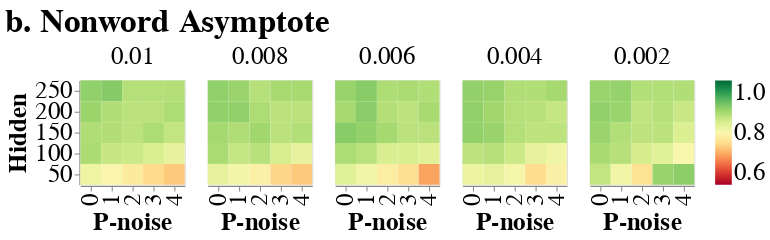

The notebook cell saved with this chart:
### Markdown cell above
## Nonword asymptote

### Code cell
r2 = fig2(
    df_growth_nonword,
    title="b. Nonword Asymptote",
    var="max_acc",
    color_scheme="redyellowgreen",
    domain=(0.6, 1),
    font_size=24,
    epsilon_label="",
)

r2

### Figure 1 — Vega-Lite specification as saved in the notebook (floating-point values rounded to 4 significant figures)
{"config": {"view": {"continuousWidth": 400, "continuousHeight": 300}, "axis": {"labelFontSize": 24, "titleFontSize": 24}, "header": {"labelFontSize": 24, "titleFontSize": 24}, "legend": {"labelFontSize": 24, "titleFontSize": 24}, "title": {"font": "serif", "fontSize": 32, "fontStyle": "normal"}}, "data": {"name": "data-bb86278be48bece14560003f93237fa5"}, "mark": "rect", "encoding": {"color": {"type": "quantitative", "field": "max_acc", "scale": {"domain": [0.6, 1], "scheme": "redyellowgreen"}, "title": null}, "column": {"type": "ordinal", "field": "learning_rate", "sort": "descending", "title": ""}, "x": {"type": "ordinal", "field": "p_noise", "title": "P-noise"}, "y": {"type": "ordinal", "field": "hidden_units", "sort": "descending", "title": "Hidden"}}, "title": "b. Nonword Asymptote", "$schema": "https://vega.github.io/schema/vega-lite/v4.8.1.json", "datasets": {"data-bb86278be48bece14560003f93237fa5": [{"hidden_units": 50.0, "p_noise": 0.0, "learning_rate": 0.002, "code_name": 64760000.0, "cleanup_units": 15.0, "mse": 0.001859, "max_acc": 0.8558, "k": 11.43, "x0": 0.02602, "growth": 2.507}, {"hidden_units": 50.0, "p_noise": 0.0, "learning_rate": 0.004, "code_name": 64760000.0, "cleanup_units": 15.0, "mse": 0.002915, "max_acc": 0.8159, "k": 28.59, "x0": 0.01621, "growth": 3.376}, {"hidden_units": 50.0, "p_noise": 0.0, "learning_rate": 0.006, "code_name": 64760000.0, "cleanup_units": 15.0, "mse": 0.003041, "max_acc": 0.828, "k": 39.88, "x0": 0.008873, "growth": 3.696}, {"hidden_units": 50.0, "p_noise": 0.0, "learning_rate": 0.008, "code_name": 64760000.0, "cleanup_units": 15.0, "mse": 0.003206, "max_acc": 0.8221, "k": 55.09, "x0": 0.007872, "growth": 4.01}, {"hidden_units": 50.0, "p_noise": 0.0, "learning_rate": 0.01, "code_name": 64760000.0, "cleanup_units": 15.0, "mse": 0.002901, "max_acc": 0.8145, "k": 81.21, "x0": 0.007112, "growth": 4.361}, {"hidden_units": 50.0, "p_noise": 1.0, "learning_rate": 0.002, "code_name": 64760000.0, "cleanup_units": 15.0, "mse": 0.001667, "max_acc": 0.8097, "k": 6.201, "x0": 0.05919, "growth": 1.964}, {"hidden_units": 50.0, "p_noise": 1.0, "learning_rate": 0.004, "code_name": 64760000.0, "cleanup_units": 15.0, "mse": 0.001737, "max_acc": 0.8239, "k": 11.79, "x0": 0.02979, "growth": 2.527}, {"hidden_units": 50.0, "p_noise": 1.0, "learning_rate": 0.006, "code_name": 64760000.0, "cleanup_units": 15.0, "mse": 0.002354, "max_acc": 0.8089, "k": 21.03, "x0": 0.02156, "growth": 3.082}, {"hidden_units": 50.0, "p_noise": 1.0, "learning_rate": 0.008, "code_name": 64760000.0, "cleanup_units": 15.0, "mse": 0.002709, "max_acc": 0.8067, "k": 28.7, "x0": 0.01553, "growth": 3.371}, {"hidden_units": 50.0, "p_noise": 1.0, "learning_rate": 0.01, "code_name": 64760000.0, "cleanup_units": 15.0, "mse": 0.002862, "max_acc": 0.7973, "k": 35.55, "x0": 0.01073, "growth": 3.587}, {"hidden_units": 50.0, "p_noise": 2.0, "learning_rate": 0.002, "code_name": 64760000.0, "cleanup_units": 15.0, "mse": 0.001563, "max_acc": 0.767, "k": 4.149, "x0": 0.1508, "growth": 1.624}, {"hidden_units": 50.0, "p_noise": 2.0, "learning_rate": 0.004, "code_name": 64760000.0, "cleanup_units": 15.0, "mse": 0.001467, "max_acc": 0.8032, "k": 7.012, "x0": 0.06768, "growth": 2.062}, {"hidden_units": 50.0, "p_noise": 2.0, "learning_rate": 0.006, "code_name": 64760000.0, "cleanup_units": 15.0, "mse": 0.002066, "max_acc": 0.7859, "k": 10.2, "x0": 0.04194, "growth": 2.386}, {"hidden_units": 50.0, "p_noise": 2.0, "learning_rate": 0.008, "code_name": 64760000.0, "cleanup_units": 15.0, "mse": 0.002663, "max_acc": 0.7909, "k": 15.97, "x0": 0.03134, "growth": 2.815}, {"hidden_units": 50.0, "p_noise": 2.0, "learning_rate": 0.01, "code_name": 64760000.0, "cleanup_units": 15.0, "mse": 0.002838, "max_acc": 0.7794, "k": 22.49, "x0": 0.02449, "growth": 3.139}, {"hidden_units": 50.0, "p_noise": 3.0, "learning_rate": 0.002, "code_name": 64760000.0, "cleanup_units": 15.0, "mse": 0.001613, "max_acc": 0.8868, "k": 1.871, "x0": 0.2752, "growth": 1.031}, {"hidden_units": 50.0, "p_noise": 3.0, "learning_rate": 0.004, "code_name": 64760000.0, "cleanup_units": 15.0, "mse": 0.001697, "max_acc": 0.7624, "k": 5.201, "x0": 0.1309, "growth": 1.787}, {"hidden_units": 50.0, "p_noise": 3.0, "learning_rate": 0.006, "code_name": 64760000.0, "cleanup_units": 15.0, "mse": 0.002048, "max_acc": 0.7645, "k": 6.826, "x0": 0.07287, "growth": 2.024}, {"hidden_units": 50.0, "p_noise": 3.0, "learning_rate": 0.008, "code_name": 64760000.0, "cleanup_units": 15.0, "mse": 0.002555, "max_acc": 0.7545, "k": 9.084, "x0": 0.05362, "growth": 2.294}, {"hidden_units": 50.0, "p_noise": 3.0, "learning_rate": 0.01, "code_name": 64760000.0, "cleanup_units": 15.0, "mse": 0.001913, "max_acc": 0.7589, "k": 12.22, "x0": 0.04233, "growth": 2.563}, {"hidden_units": 50.0, "p_noise": 4.0, "learning_rate": 0.002, "code_name": 64760000.0, "cleanup_units": 15.0, "mse": 0.0009614, "max_acc": 0.8945, "k": 1.14, "x0": 0.3814, "growth": 0.7034}, {"hidden_units": 50.0, "p_noise": 4.0, "learning_rate": 0.004, "code_name": 64760000.0, "cleanup_units": 15.0, "mse": 0.001423, "max_acc": 0.7887, "k": 2.854, "x0": 0.1874, "growth": 1.323}, {"hidden_units": 50.0, "p_noise": 4.0, "learning_rate": 0.006, "code_name": 64760000.0, "cleanup_units": 15.0, "mse": 0.001722, "max_acc": 0.7148, "k": 5.401, "x0": 0.1227, "growth": 1.784}, {"hidden_units": 50.0, "p_noise": 4.0, "learning_rate": 0.008, "code_name": 64760000.0, "cleanup_units": 15.0, "mse": 0.001851, "max_acc": 0.7443, "k": 6.382, "x0": 0.07487, "growth": 1.98}, {"hidden_units": 50.0, "p_noise": 4.0, "learning_rate": 0.01, "code_name": 64760000.0, "cleanup_units": 15.0, "mse": 0.002477, "max_acc": 0.7442, "k": 8.411, "x0": 0.06442, "growth": 2.228}, {"hidden_units": 100.0, "p_noise": 0.0, "learning_rate": 0.002, "code_name": 64760000.0, "cleanup_units": 15.0, "mse": 0.002661, "max_acc": 0.8754, "k": 12.94, "x0": 0.02143, "growth": 2.621}, {"hidden_units": 100.0, "p_noise": 0.0, "learning_rate": 0.004, "code_name": 64760000.0, "cleanup_units": 15.0, "mse": 0.00269, "max_acc": 0.8605, "k": 27.87, "x0": 0.009936, "growth": 3.348}, {"hidden_units": 100.0, "p_noise": 0.0, "learning_rate": 0.006, "code_name": 64760000.0, "cleanup_units": 15.0, "mse": 0.002928, "max_acc": 0.8734, "k": 43.96, "x0": 0.007827, "growth": 3.795}, {"hidden_units": 100.0, "p_noise": 0.0, "learning_rate": 0.008, "code_name": 64760000.0, "cleanup_units": 15.0, "mse": 0.002771, "max_acc": 0.8742, "k": 60.46, "x0": 0.007, "growth": 4.107}, {"hidden_units": 100.0, "p_noise": 0.0, "learning_rate": 0.01, "code_name": 64760000.0, "cleanup_units": 15.0, "mse": 0.002616, "max_acc": 0.8746, "k": 77.94, "x0": 0.005857, "growth": 4.345}, {"hidden_units": 100.0, "p_noise": 1.0, "learning_rate": 0.002, "code_name": 64760000.0, "cleanup_units": 15.0, "mse": 0.00171, "max_acc": 0.8647, "k": 8.236, "x0": 0.04065, "growth": 2.216}, {"hidden_units": 100.0, "p_noise": 1.0, "learning_rate": 0.004, "code_name": 64760000.0, "cleanup_units": 15.0, "mse": 0.001862, "max_acc": 0.8654, "k": 18.48, "x0": 0.02067, "growth": 2.957}, {"hidden_units": 100.0, "p_noise": 1.0, "learning_rate": 0.006, "code_name": 64760000.0, "cleanup_units": 15.0, "mse": 0.002021, "max_acc": 0.8627, "k": 27.76, "x0": 0.01306, "growth": 3.35}, {"hidden_units": 100.0, "p_noise": 1.0, "learning_rate": 0.008, "code_name": 64760000.0, "cleanup_units": 15.0, "mse": 0.002315, "max_acc": 0.854, "k": 36.31, "x0": 0.009, "growth": 3.598}, {"hidden_units": 100.0, "p_noise": 1.0, "learning_rate": 0.01, "code_name": 64760000.0, "cleanup_units": 15.0, "mse": 0.001957, "max_acc": 0.8521, "k": 46.6, "x0": 0.007703, "growth": 3.847}, {"hidden_units": 100.0, "p_noise": 2.0, "learning_rate": 0.002, "code_name": 64760000.0, "cleanup_units": 15.0, "mse": 0.001708, "max_acc": 0.8417, "k": 6.629, "x0": 0.06152, "growth": 2.021}, {"hidden_units": 100.0, "p_noise": 2.0, "learning_rate": 0.004, "code_name": 64760000.0, "cleanup_units": 15.0, "mse": 0.001405, "max_acc": 0.8488, "k": 13.68, "x0": 0.03378, "growth": 2.677}, {"hidden_units": 100.0, "p_noise": 2.0, "learning_rate": 0.006, "code_name": 64760000.0, "cleanup_units": 15.0, "mse": 0.001522, "max_acc": 0.838, "k": 22.19, "x0": 0.02127, "growth": 3.132}, {"hidden_units": 100.0, "p_noise": 2.0, "learning_rate": 0.008, "code_name": 64760000.0, "cleanup_units": 15.0, "mse": 0.002031, "max_acc": 0.8636, "k": 26.35, "x0": 0.01526, "growth": 3.295}, {"hidden_units": 100.0, "p_noise": 2.0, "learning_rate": 0.01, "code_name": 64760000.0, "cleanup_units": 15.0, "mse": 0.001917, "max_acc": 0.8484, "k": 32.57, "x0": 0.01009, "growth": 3.494}, {"hidden_units": 100.0, "p_noise": 3.0, "learning_rate": 0.002, "code_name": 64760000.0, "cleanup_units": 15.0, "mse": 0.001374, "max_acc": 0.8277, "k": 5.419, "x0": 0.102, "growth": 1.851}, {"hidden_units": 100.0, "p_noise": 3.0, "learning_rate": 0.004, "code_name": 64760000.0, "cleanup_units": 15.0, "mse": 0.001631, "max_acc": 0.8233, "k": 9.845, "x0": 0.05105, "growth": 2.375}, {"hidden_units": 100.0, "p_noise": 3.0, "learning_rate": 0.006, "code_name": 64760000.0, "cleanup_units": 15.0, "mse": 0.001596, "max_acc": 0.8378, "k": 15.5, "x0": 0.03152, "growth": 2.793}, {"hidden_units": 100.0, "p_noise": 3.0, "learning_rate": 0.008, "code_name": 64760000.0, "cleanup_units": 15.0, "mse": 0.001767, "max_acc": 0.8406, "k": 23.02, "x0": 0.02363, "growth": 3.167}, {"hidden_units": 100.0, "p_noise": 3.0, "learning_rate": 0.01, "code_name": 64760000.0, "cleanup_units": 15.0, "mse": 0.001665, "max_acc": 0.8377, "k": 28.9, "x0": 0.01896, "growth": 3.386}, {"hidden_units": 100.0, "p_noise": 4.0, "learning_rate": 0.002, "code_name": 64760000.0, "cleanup_units": 15.0, "mse": 0.001684, "max_acc": 0.8005, "k": 4.717, "x0": 0.1629, "growth": 1.725}, {"hidden_units": 100.0, "p_noise": 4.0, "learning_rate": 0.004, "code_name": 64760000.0, "cleanup_units": 15.0, "mse": 0.00127, "max_acc": 0.8108, "k": 7.968, "x0": 0.07049, "growth": 2.181}, {"hidden_units": 100.0, "p_noise": 4.0, "learning_rate": 0.006, "code_name": 64760000.0, "cleanup_units": 15.0, "mse": 0.001754, "max_acc": 0.8272, "k": 11.91, "x0": 0.04488, "growth": 2.54}, {"hidden_units": 100.0, "p_noise": 4.0, "learning_rate": 0.008, "code_name": 64760000.0, "cleanup_units": 15.0, "mse": 0.001659, "max_acc": 0.8204, "k": 17.42, "x0": 0.03297, "growth": 2.902}, {"hidden_units": 100.0, "p_noise": 4.0, "learning_rate": 0.01, "code_name": 64760000.0, "cleanup_units": 15.0, "mse": 0.002137, "max_acc": 0.821, "k": 24.03, "x0": 0.02505, "growth": 3.195}, {"hidden_units": 150.0, "p_noise": 0.0, "learning_rate": 0.002, "code_name": 64760000.0, "cleanup_units": 15.0, "mse": 0.002474, "max_acc": 0.8858, "k": 14.99, "x0": 0.01906, "growth": 2.754}, {"hidden_units": 150.0, "p_noise": 0.0, "learning_rate": 0.004, "code_name": 64760000.0, "cleanup_units": 15.0, "mse": 0.002976, "max_acc": 0.8915, "k": 28.58, "x0": 0.008844, "growth": 3.377}, {"hidden_units": 150.0, "p_noise": 0.0, "learning_rate": 0.006, "code_name": 64760000.0, "cleanup_units": 15.0, "mse": 0.00295, "max_acc": 0.8973, "k": 44.19, "x0": 0.006476, "growth": 3.79}, {"hidden_units": 150.0, "p_noise": 0.0, "learning_rate": 0.008, "code_name": 64760000.0, "cleanup_units": 15.0, "mse": 0.00275, "max_acc": 0.8782, "k": 56.66, "x0": 0.005152, "growth": 4.037}, {"hidden_units": 150.0, "p_noise": 0.0, "learning_rate": 0.01, "code_name": 64760000.0, "cleanup_units": 15.0, "mse": 0.002734, "max_acc": 0.8705, "k": 86.03, "x0": 0.005431, "growth": 4.425}, {"hidden_units": 150.0, "p_noise": 1.0, "learning_rate": 0.002, "code_name": 64760000.0, "cleanup_units": 15.0, "mse": 0.001703, "max_acc": 0.868, "k": 9.455, "x0": 0.03172, "growth": 2.324}, {"hidden_units": 150.0, "p_noise": 1.0, "learning_rate": 0.004, "code_name": 64760000.0, "cleanup_units": 15.0, "mse": 0.001869, "max_acc": 0.8865, "k": 19.87, "x0": 0.01614, "growth": 3.026}, {"hidden_units": 150.0, "p_noise": 1.0, "learning_rate": 0.006, "code_name": 64760000.0, "cleanup_units": 15.0, "mse": 0.001748, "max_acc": 0.8893, "k": 29.07, "x0": 0.01009, "growth": 3.392}, {"hidden_units": 150.0, "p_noise": 1.0, "learning_rate": 0.008, "code_name": 64760000.0, "cleanup_units": 15.0, "mse": 0.002124, "max_acc": 0.8705, "k": 37.64, "x0": 0.007874, "growth": 3.648}, {"hidden_units": 150.0, "p_noise": 1.0, "learning_rate": 0.01, "code_name": 64760000.0, "cleanup_units": 15.0, "mse": 0.002625, "max_acc": 0.8682, "k": 50.41, "x0": 0.00718, "growth": 3.907}, {"hidden_units": 150.0, "p_noise": 2.0, "learning_rate": 0.002, "code_name": 64760000.0, "cleanup_units": 15.0, "mse": 0.001991, "max_acc": 0.8596, "k": 7.392, "x0": 0.04612, "growth": 2.113}, {"hidden_units": 150.0, "p_noise": 2.0, "learning_rate": 0.004, "code_name": 64760000.0, "cleanup_units": 15.0, "mse": 0.001708, "max_acc": 0.8669, "k": 16.37, "x0": 0.02339, "growth": 2.842}, {"hidden_units": 150.0, "p_noise": 2.0, "learning_rate": 0.006, "code_name": 64760000.0, "cleanup_units": 15.0, "mse": 0.002025, "max_acc": 0.8787, "k": 24.18, "x0": 0.01535, "growth": 3.214}, {"hidden_units": 150.0, "p_noise": 2.0, "learning_rate": 0.008, "code_name": 64760000.0, "cleanup_units": 15.0, "mse": 0.002026, "max_acc": 0.8819, "k": 30.92, "x0": 0.0104, "growth": 3.453}, {"hidden_units": 150.0, "p_noise": 2.0, "learning_rate": 0.01, "code_name": 64760000.0, "cleanup_units": 15.0, "mse": 0.001652, "max_acc": 0.8615, "k": 39.73, "x0": 0.008576, "growth": 3.695}, {"hidden_units": 150.0, "p_noise": 3.0, "learning_rate": 0.002, "code_name": 64760000.0, "cleanup_units": 15.0, "mse": 0.001642, "max_acc": 0.8613, "k": 6.602, "x0": 0.063, "growth": 2.024}, {"hidden_units": 150.0, "p_noise": 3.0, "learning_rate": 0.004, "code_name": 64760000.0, "cleanup_units": 15.0, "mse": 0.001822, "max_acc": 0.8593, "k": 13.02, "x0": 0.03372, "growth": 2.623}, {"hidden_units": 150.0, "p_noise": 3.0, "learning_rate": 0.006, "code_name": 64760000.0, "cleanup_units": 15.0, "mse": 0.002033, "max_acc": 0.8622, "k": 21.88, "x0": 0.02179, "growth": 3.123}, {"hidden_units": 150.0, "p_noise": 3.0, "learning_rate": 0.008, "code_name": 64760000.0, "cleanup_units": 15.0, "mse": 0.00175, "max_acc": 0.8622, "k": 29.01, "x0": 0.01657, "growth": 3.388}, {"hidden_units": 150.0, "p_noise": 3.0, "learning_rate": 0.01, "code_name": 64760000.0, "cleanup_units": 15.0, "mse": 0.001951, "max_acc": 0.8722, "k": 30.72, "x0": 0.01028, "growth": 3.445}, {"hidden_units": 150.0, "p_noise": 4.0, "learning_rate": 0.002, "code_name": 64760000.0, "cleanup_units": 15.0, "mse": 0.00178, "max_acc": 0.8336, "k": 5.621, "x0": 0.08169, "growth": 1.884}, {"hidden_units": 150.0, "p_noise": 4.0, "learning_rate": 0.004, "code_name": 64760000.0, "cleanup_units": 15.0, "mse": 0.001919, "max_acc": 0.8609, "k": 9.281, "x0": 0.04242, "growth": 2.315}, {"hidden_units": 150.0, "p_noise": 4.0, "learning_rate": 0.006, "code_name": 64760000.0, "cleanup_units": 15.0, "mse": 0.00189, "max_acc": 0.8628, "k": 17.17, "x0": 0.02888, "growth": 2.892}, {"hidden_units": 150.0, "p_noise": 4.0, "learning_rate": 0.008, "code_name": 64760000.0, "cleanup_units": 15.0, "mse": 0.001608, "max_acc": 0.8681, "k": 23.05, "x0": 0.0204, "growth": 3.171}, {"hidden_units": 150.0, "p_noise": 4.0, "learning_rate": 0.01, "code_name": 64760000.0, "cleanup_units": 15.0, "mse": 0.002013, "max_acc": 0.856, "k": 29.38, "x0": 0.01557, "growth": 3.397}, {"hidden_units": 200.0, "p_noise": 0.0, "learning_rate": 0.002, "code_name": 64760000.0, "cleanup_units": 15.0, "mse": 0.002362, "max_acc": 0.8898, "k": 15.57, "x0": 0.01783, "growth": 2.793}, {"hidden_units": 200.0, "p_noise": 0.0, "learning_rate": 0.004, "code_name": 64760000.0, "cleanup_units": 15.0, "mse": 0.003151, "max_acc": 0.8912, "k": 28.08, "x0": 0.00763, "growth": 3.359}, {"hidden_units": 200.0, "p_noise": 0.0, "learning_rate": 0.006, "code_name": 64760000.0, "cleanup_units": 15.0, "mse": 0.003416, "max_acc": 0.8778, "k": 45.52, "x0": 0.006875, "growth": 3.827}, {"hidden_units": 200.0, "p_noise": 0.0, "learning_rate": 0.008, "code_name": 64760000.0, "cleanup_units": 15.0, "mse": 0.002873, "max_acc": 0.8906, "k": 60.81, "x0": 0.004355, "growth": 4.078}, {"hidden_units": 200.0, "p_noise": 0.0, "learning_rate": 0.01, "code_name": 64760000.0, "cleanup_units": 15.0, "mse": 0.003326, "max_acc": 0.8849, "k": 90.47, "x0": 0.004658, "growth": 4.413}, {"hidden_units": 200.0, "p_noise": 1.0, "learning_rate": 0.002, "code_name": 64760000.0, "cleanup_units": 15.0, "mse": 0.001394, "max_acc": 0.8861, "k": 9.191, "x0": 0.02524, "growth": 2.317}, {"hidden_units": 200.0, "p_noise": 1.0, "learning_rate": 0.004, "code_name": 64760000.0, "cleanup_units": 15.0, "mse": 0.001713, "max_acc": 0.8817, "k": 20.53, "x0": 0.01409, "growth": 3.06}, {"hidden_units": 200.0, "p_noise": 1.0, "learning_rate": 0.006, "code_name": 64760000.0, "cleanup_units": 15.0, "mse": 0.00181, "max_acc": 0.8965, "k": 28.14, "x0": 0.008575, "growth": 3.364}, {"hidden_units": 200.0, "p_noise": 1.0, "learning_rate": 0.008, "code_name": 64760000.0, "cleanup_units": 15.0, "mse": 0.001677, "max_acc": 0.8916, "k": 39.73, "x0": 0.007684, "growth": 3.697}, {"hidden_units": 200.0, "p_noise": 1.0, "learning_rate": 0.01, "code_name": 64760000.0, "cleanup_units": 15.0, "mse": 0.002468, "max_acc": 0.8696, "k": 55.2, "x0": 0.006633, "growth": 4.004}, {"hidden_units": 200.0, "p_noise": 2.0, "learning_rate": 0.002, "code_name": 64760000.0, "cleanup_units": 15.0, "mse": 0.00182, "max_acc": 0.8577, "k": 7.882, "x0": 0.03751, "growth": 2.177}, {"hidden_units": 200.0, "p_noise": 2.0, "learning_rate": 0.004, "code_name": 64760000.0, "cleanup_units": 15.0, "mse": 0.001757, "max_acc": 0.8666, "k": 16.82, "x0": 0.01985, "growth": 2.874}, {"hidden_units": 200.0, "p_noise": 2.0, "learning_rate": 0.006, "code_name": 64760000.0, "cleanup_units": 15.0, "mse": 0.001644, "max_acc": 0.8674, "k": 25.49, "x0": 0.01186, "growth": 3.264}, {"hidden_units": 200.0, "p_noise": 2.0, "learning_rate": 0.008, "code_name": 64760000.0, "cleanup_units": 15.0, "mse": 0.002244, "max_acc": 0.8724, "k": 33.81, "x0": 0.008712, "growth": 3.53}, {"hidden_units": 200.0, "p_noise": 2.0, "learning_rate": 0.01, "code_name": 64760000.0, "cleanup_units": 15.0, "mse": 0.001813, "max_acc": 0.8631, "k": 43.08, "x0": 0.007447, "growth": 3.776}, {"hidden_units": 200.0, "p_noise": 3.0, "learning_rate": 0.002, "code_name": 64760000.0, "cleanup_units": 15.0, "mse": 0.00159, "max_acc": 0.8658, "k": 7.159, "x0": 0.04978, "growth": 2.081}, {"hidden_units": 200.0, "p_noise": 3.0, "learning_rate": 0.004, "code_name": 64760000.0, "cleanup_units": 15.0, "mse": 0.001352, "max_acc": 0.864, "k": 13.92, "x0": 0.02457, "growth": 2.694}, {"hidden_units": 200.0, "p_noise": 3.0, "learning_rate": 0.006, "code_name": 64760000.0, "cleanup_units": 15.0, "mse": 0.001661, "max_acc": 0.8603, "k": 24.12, "x0": 0.01734, "growth": 3.211}, {"hidden_units": 200.0, "p_noise": 3.0, "learning_rate": 0.008, "code_name": 64760000.0, "cleanup_units": 15.0, "mse": 0.001556, "max_acc": 0.861, "k": 31.99, "x0": 0.01207, "growth": 3.476}, {"hidden_units": 200.0, "p_noise": 3.0, "learning_rate": 0.01, "code_name": 64760000.0, "cleanup_units": 15.0, "mse": 0.001818, "max_acc": 0.863, "k": 34.96, "x0": 0.008076, "growth": 3.56}, {"hidden_units": 200.0, "p_noise": 4.0, "learning_rate": 0.002, "code_name": 64760000.0, "cleanup_units": 15.0, "mse": 0.001323, "max_acc": 0.851, "k": 6.226, "x0": 0.06155, "growth": 1.973}, {"hidden_units": 200.0, "p_noise": 4.0, "learning_rate": 0.004, "code_name": 64760000.0, "cleanup_units": 15.0, "mse": 0.001288, "max_acc": 0.8538, "k": 12.23, "x0": 0.03196, "growth": 2.577}, {"hidden_units": 200.0, "p_noise": 4.0, "learning_rate": 0.006, "code_name": 64760000.0, "cleanup_units": 15.0, "mse": 0.001766, "max_acc": 0.876, "k": 20.16, "x0": 0.0228, "growth": 3.039}, {"hidden_units": 200.0, "p_noise": 4.0, "learning_rate": 0.008, "code_name": 64760000.0, "cleanup_units": 15.0, "mse": 0.001621, "max_acc": 0.8622, "k": 29.14, "x0": 0.01612, "growth": 3.392}, {"hidden_units": 200.0, "p_noise": 4.0, "learning_rate": 0.01, "code_name": 64760000.0, "cleanup_units": 15.0, "mse": 0.001949, "max_acc": 0.873, "k": 30.94, "x0": 0.01009, "growth": 3.452}, {"hidden_units": 250.0, "p_noise": 0.0, "learning_rate": 0.002, "code_name": 64760000.0, "cleanup_units": 15.0, "mse": 0.002691, "max_acc": 0.886, "k": 15.08, "x0": 0.01442, "growth": 2.762}, {"hidden_units": 250.0, "p_noise": 0.0, "learning_rate": 0.004, "code_name": 64760000.0, "cleanup_units": 15.0, "mse": 0.003666, "max_acc": 0.8903, "k": 25.99, "x0": 0.005662, "growth": 3.277}, {"hidden_units": 250.0, "p_noise": 0.0, "learning_rate": 0.006, "code_name": 64760000.0, "cleanup_units": 15.0, "mse": 0.002995, "max_acc": 0.8867, "k": 42.22, "x0": 0.005343, "growth": 3.751}, {"hidden_units": 250.0, "p_noise": 0.0, "learning_rate": 0.008, "code_name": 64760000.0, "cleanup_units": 15.0, "mse": 0.002947, "max_acc": 0.8921, "k": 57.51, "x0": 0.005049, "growth": 4.042}, {"hidden_units": 250.0, "p_noise": 0.0, "learning_rate": 0.01, "code_name": 64760000.0, "cleanup_units": 15.0, "mse": 0.002816, "max_acc": 0.8919, "k": 73.45, "x0": 0.002941, "growth": 4.271}, {"hidden_units": 250.0, "p_noise": 1.0, "learning_rate": 0.002, "code_name": 64760000.0, "cleanup_units": 15.0, "mse": 0.001405, "max_acc": 0.8893, "k": 10.46, "x0": 0.0245, "growth": 2.424}, {"hidden_units": 250.0, "p_noise": 1.0, "learning_rate": 0.004, "code_name": 64760000.0, "cleanup_units": 15.0, "mse": 0.001913, "max_acc": 0.8879, "k": 21.61, "x0": 0.01288, "growth": 3.109}, {"hidden_units": 250.0, "p_noise": 1.0, "learning_rate": 0.006, "code_name": 64760000.0, "cleanup_units": 15.0, "mse": 0.001642, "max_acc": 0.8972, "k": 30.99, "x0": 0.008467, "growth": 3.461}, {"hidden_units": 250.0, "p_noise": 1.0, "learning_rate": 0.008, "code_name": 64760000.0, "cleanup_units": 15.0, "mse": 0.001866, "max_acc": 0.8855, "k": 43.79, "x0": 0.007405, "growth": 3.79}, {"hidden_units": 250.0, "p_noise": 1.0, "learning_rate": 0.01, "code_name": 64760000.0, "cleanup_units": 15.0, "mse": 0.001781, "max_acc": 0.8985, "k": 51.99, "x0": 0.006049, "growth": 3.95}, {"hidden_units": 250.0, "p_noise": 2.0, "learning_rate": 0.002, "code_name": 64760000.0, "cleanup_units": 15.0, "mse": 0.001735, "max_acc": 0.868, "k": 8.24, "x0": 0.03338, "growth": 2.215}, {"hidden_units": 250.0, "p_noise": 2.0, "learning_rate": 0.004, "code_name": 64760000.0, "cleanup_units": 15.0, "mse": 0.001722, "max_acc": 0.8695, "k": 19.48, "x0": 0.01829, "growth": 3.006}, {"hidden_units": 250.0, "p_noise": 2.0, "learning_rate": 0.006, "code_name": 64760000.0, "cleanup_units": 15.0, "mse": 0.001868, "max_acc": 0.8719, "k": 29.29, "x0": 0.01202, "growth": 3.399}, {"hidden_units": 250.0, "p_noise": 2.0, "learning_rate": 0.008, "code_name": 64760000.0, "cleanup_units": 15.0, "mse": 0.001874, "max_acc": 0.866, "k": 37.91, "x0": 0.008356, "growth": 3.649}, {"hidden_units": 250.0, "p_noise": 2.0, "learning_rate": 0.01, "code_name": 64760000.0, "cleanup_units": 15.0, "mse": 0.001417, "max_acc": 0.8667, "k": 48.12, "x0": 0.007382, "growth": 3.876}, {"hidden_units": 250.0, "p_noise": 3.0, "learning_rate": 0.002, "code_name": 64760000.0, "cleanup_units": 15.0, "mse": 0.001857, "max_acc": 0.8681, "k": 7.527, "x0": 0.04231, "growth": 2.131}, {"hidden_units": 250.0, "p_noise": 3.0, "learning_rate": 0.004, "code_name": 64760000.0, "cleanup_units": 15.0, "mse": 0.001968, "max_acc": 0.8693, "k": 17.21, "x0": 0.02238, "growth": 2.89}, {"hidden_units": 250.0, "p_noise": 3.0, "learning_rate": 0.006, "code_name": 64760000.0, "cleanup_units": 15.0, "mse": 0.001977, "max_acc": 0.8745, "k": 25.15, "x0": 0.01503, "growth": 3.255}, {"hidden_units": 250.0, "p_noise": 3.0, "learning_rate": 0.008, "code_name": 64760000.0, "cleanup_units": 15.0, "mse": 0.001952, "max_acc": 0.8766, "k": 31.42, "x0": 0.00963, "growth": 3.472}, {"hidden_units": 250.0, "p_noise": 3.0, "learning_rate": 0.01, "code_name": 64760000.0, "cleanup_units": 15.0, "mse": 0.001379, "max_acc": 0.8666, "k": 42.12, "x0": 0.008528, "growth": 3.751}, {"hidden_units": 250.0, "p_noise": 4.0, "learning_rate": 0.002, "code_name": 64760000.0, "cleanup_units": 15.0, "mse": 0.001991, "max_acc": 0.8698, "k": 7.068, "x0": 0.05338, "growth": 2.083}, {"hidden_units": 250.0, "p_noise": 4.0, "learning_rate": 0.004, "code_name": 64760000.0, "cleanup_units": 15.0, "mse": 0.001733, "max_acc": 0.8786, "k": 13.87, "x0": 0.02675, "growth": 2.69}, {"hidden_units": 250.0, "p_noise": 4.0, "learning_rate": 0.006, "code_name": 64760000.0, "cleanup_units": 15.0, "mse": 0.001878, "max_acc": 0.8688, "k": 24.96, "x0": 0.01938, "growth": 3.242}, {"hidden_units": 250.0, "p_noise": 4.0, "learning_rate": 0.008, "code_name": 64760000.0, "cleanup_units": 15.0, "mse": 0.001607, "max_acc": 0.8759, "k": 29.5, "x0": 0.01196, "growth": 3.403}, {"hidden_units": 250.0, "p_noise": 4.0, "learning_rate": 0.01, "code_name": 64760000.0, "cleanup_units": 15.0, "mse": 0.001835, "max_acc": 0.8671, "k": 36.06, "x0": 0.008692, "growth": 3.6}]}}
